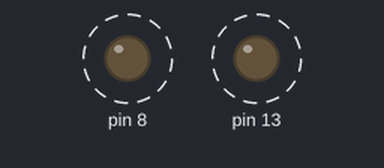
The sketch below on a simulated Arduino Uno, built with avr-gcc and run on an emulated ATmega328P. Shown: output pins drawn as LEDs (lit = HIGH). Dashed ring = blinking.

Above: at 0.17 s.
Timing chart, 0 to 3.0 s (numbered marks = the images above):
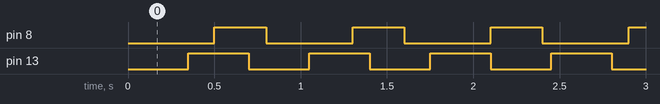

The sketch:

Blinking.ino
```cpp
// Create a class to define a blinking led
class Blinking {
    // Variables for which led and how long it is on or off
    int ledPin;
    long onTime;
    long offTime;
    // Variables for the state of led (LOW or HIGH) and how long was the previous currentMillis
    int ledState;
    unsigned long previousMillis;

    public:
        // Constructor to give the variables value
        Blinking(int pin, long on, long off) {
            ledPin = pin;
            pinMode(ledPin, OUTPUT);

            onTime = on;
            offTime = off;

            ledState = LOW;
            previousMillis = 0;
        };
        // Function to set the onTime and offTime different
        void Set(long on, long off) {
            onTime = on;
            offTime = off;
        }
        // Function to update the led to on or off
        void Update() {
            unsigned long currentMillis = millis();

            if ((ledState == HIGH) && (currentMillis - previousMillis >= onTime)) {
                ledState = LOW;
                previousMillis = currentMillis;
                digitalWrite(ledPin, ledState);
            } else if ((ledState == LOW) && (currentMillis - previousMillis >= offTime)) {
                ledState = HIGH;
                previousMillis = currentMillis;
                digitalWrite(ledPin, ledState);
            }
        }
};

// Create the leds with the timing and pin
Blinking led1(8, 300, 500);
Blinking led2(13, 350, 350);

void setup() {

}

// Loops throught the update function of the leds
void loop() {
    led1.Update();
    led2.Update();
}
```

Measured:
- by itself, pin 8: alternates HIGH for 0.30 s and LOW for 0.50 s
- by itself, pin 13: alternates HIGH for 0.35 s and LOW for 0.35 s
